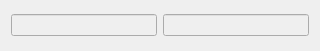
<?xml version="1.0" encoding="UTF-8"?>
<ui version="4.0">
 <class>ConnectionItem</class>
 <widget class="QWidget" name="ConnectionItem">
  <property name="geometry">
   <rect>
    <x>0</x>
    <y>0</y>
    <width>320</width>
    <height>51</height>
   </rect>
  </property>
  <property name="windowTitle">
   <string>Form</string>
  </property>
  <layout class="QHBoxLayout" name="horizontalLayout">
   <item>
    <widget class="QLineEdit" name="handlerEdit">
     <property name="enabled">
      <bool>false</bool>
     </property>
    </widget>
   </item>
   <item>
    <widget class="QLineEdit" name="pluginEdit">
     <property name="enabled">
      <bool>false</bool>
     </property>
    </widget>
   </item>
  </layout>
 </widget>
 <resources/>
 <connections/>
</ui>
